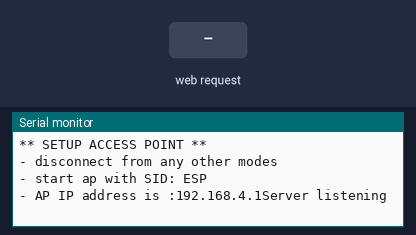
Bench run of a sketch on a simulated ESP8266 (NodeMCU). Parts: the last lines printed to the serial monitor. Inputs (shaded band) come from the test bench.

Above: at 1.2 s.
1.3 s: HTTP request GET /body?plain=1 received
At 1.8 s:
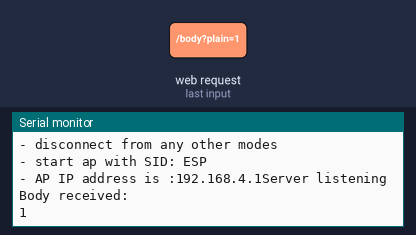
2.8 s: HTTP request GET /body?plain=0 received
At 4.1 s:
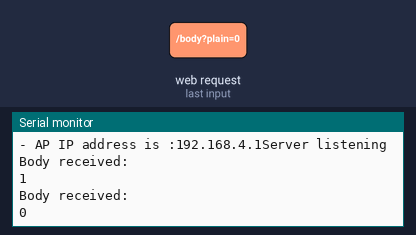

The sketch:

SERVER_V4_standalone.ino
```cpp
#include <ESP8266WiFi.h>
#include <ESP8266WebServer.h>

ESP8266WebServer server(80);

// Internet router credentials
const char* ssid = "ESP";
const char* password = "hujowapogoda";

void setup() {

    Serial.begin(115200);
    WiFi.mode(WIFI_AP_STA);
    setupAccessPoint();
    server.on("/body", handleBody); //Associate the handler function to the path
    server.begin(); //Start the server
    Serial.println("Server listening");
    }


void loop() {

    server.handleClient(); //Handling of incoming requests

}


void setupAccessPoint(){
  Serial.println("** SETUP ACCESS POINT **");
  Serial.println("- disconnect from any other modes");
  WiFi.disconnect();
  Serial.println("- start ap with SID: "+ String(ssid));
  WiFi.softAP(ssid, password);
  IPAddress myIP = WiFi.softAPIP();
  Serial.print("- AP IP address is :");
  Serial.print(myIP);
}

void handleBody() { //Handler for the body path

      if (server.hasArg("plain")== false){ //Check if body received

            server.send(200, "text/plain", "Body not received");
            return;

      }

      String message = "Body received:\n";
             message += server.arg("plain");
             message += "\n";

      server.send(200, "text/plain", message);
      Serial.println(message);
}
```

Measured:
- after the input at 1.3 s, the serial monitor: prints a new line at once (image 1)
- after the input at 2.8 s, the serial monitor: prints a new line at once (image 2)
